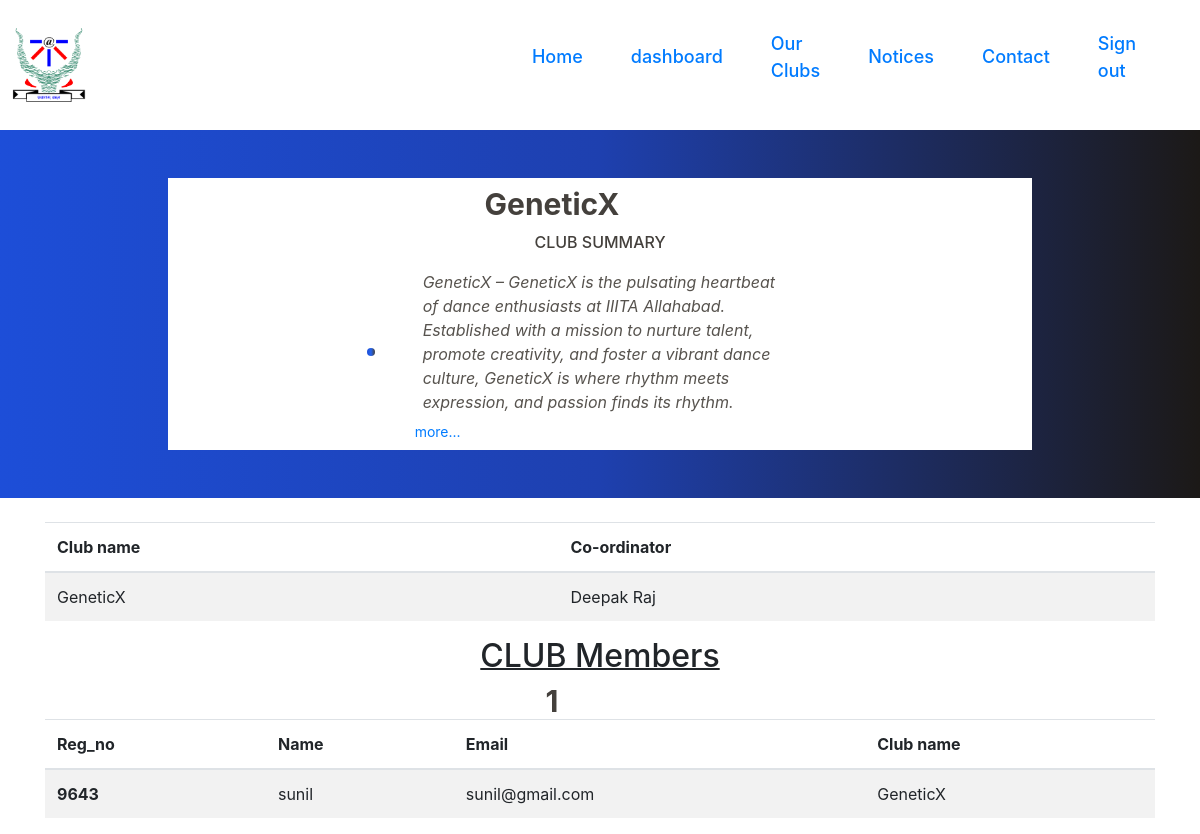
Page /ourclubs/Rostrum.php on the committed database.
### tables this page shows
CREATE TABLE `clubinfo` (
  `club_id` int(4) NOT NULL,
  `club_name` varchar(30) NOT NULL,
  `co_ordinator` varchar(30) NOT NULL,
  `co_ordinator_id` int(4) NOT NULL
);

CREATE TABLE `members` (
  `id` int(5) NOT NULL,
  `name` varchar(20) NOT NULL,
  `email` varchar(30) NOT NULL,
  `club_name` varchar(30) DEFAULT NULL,
  `password` varchar(30) NOT NULL
);

### ourclubs/Rostrum.php (the view, shortened to what this page needs)
<!DOCTYPE html>
<html lang="en">
<head>
    <link
    rel="stylesheet"
    href="https://cdnjs.cloudflare.com/ajax/libs/animate.css/4.1.1/animate.min.css"
  />
</head>
<body>
    <div class="navbarheader">
        <div class="flex justify-center">
            <div class="self-center top-0 w-full max-w-7xl ">
                <div class="flex justify-between items-center text-gray-700">
                    <div class="mx-2 my-4 ">
                      <div class=" md:w-1/6 overflow-hidden ">
                        <img src="../images/aiet-logo.png" alt="" class="" />
                      </div>
                    </div>
                    <ul class="hidden md:flex items-center text-[18px] font-semibold pr-10">
                        <li class="text-stone-600 hover:text-blue-600 hover:font-bold font-medium mx-4 my-1"><a
                                href="../home/home.php">Home</a></li>
                        <li class="text-stone-600 hover:text-blue-600 hover:font-bold font-medium mx-4 my-1"><a href="../dashboard/dashboard.php">
                                dashboard</a></li>
                        <li class="text-stone-600 hover:text-blue-600 hover:font-bold font-medium mx-4 my-1"><a href="../home/clubs.php">Our
                                Clubs</a></li>
                        <li class="text-stone-600 hover:text-blue-600 hover:font-bold font-medium mx-4 my-1"><a
                                href="../home/notice.php">Notices</a></li>
                        <li class="text-stone-600 hover:text-blue-600 hover:font-bold font-medium mx-4 my-1"><a
                                href="../home/contact.php">Contact</a></li>
                        <li class="text-stone-600 hover:text-blue-600 hover:font-bold font-medium mx-4 my-1"><a
                          href="../index.php">Sign out</a></li>
                    </ul>
                </div>
            </div>
           </div>
           <script src="https://cdn.tailwindcss.com"></script>
    </div>
    <div class="flex justify-center bg-gradient-to-r from-blue-700 via-blue-800 to-stone-900 p-4 animate__animated animate__fadeIn">
                                            <div class="flex flex-col justify-center items-center animate__animated animate__slideInDown">
                                                <div class="flex flex-col md:flex-row max-w-7xl justify-center items-center ">
                                                    <div class="overflow-hidden md:w-3/4 m-4 flex justify-center bg-white  ">
                                                        <div class="flex flex-col md:flex-row items-center justify-center md:w-3/4  ">
                                                            <div class=" flex flex-col items-center justify-center flex py-2">
                                                                <div class="text-3xl font-bold text-stone-700 text-center md:-ml-24">GeneticX</div>
                                                                <div class="text-md text-stone-700 font-medium text-center md:-ml-24 m-2">CLUB SUMMARY</div>
                                                                <div class="flex flex-col md:flex-row   items-center justify-center   mx-10">
                                                                    <div
                                                                        class="pl-2 pt-2 bg-gradient-to-r from-blue-700 via-blue-600 to-stone-700 rounded-full ">
                                                                    </div>
                                                                    <div class="flex flex-col w-full md:w-2/3  mx-10">
                                                                        <div class="text-stone-600 font-normal m-2 italic">GeneticX – GeneticX is the pulsating heartbeat of dance enthusiasts at IIITA Allahabad. Established with a mission to nurture talent, promote creativity, and foster a vibrant dance culture, GeneticX is where rhythm meets expression, and passion finds its rhythm.</div>
                                                                        <div class="text-stone-500 text-sm   "><a href="https://www.aiet.org.in/clubs-activities/rostrum/">more...</a></div>
                                                                    </div>
                                                                </div>
                                                            </div>
                                                        </div>
                                                    </div>
                                                </div>
                                            </div>
                                        </div>
                                        <br>
                                        <div class="flex justify-center" >
                                        <?php
include '../dbconnect.php';
?>
<!DOCTYPE html>
<html lang="en">
<head>
    <link rel="stylesheet" href="https://cdn.jsdelivr.net/npm/bootstrap@4.6.2/dist/css/bootstrap.min.css">
    <link rel="stylesheet" href="style.css">
</head>
<body>
    <div class="container">
    <table class="table table-striped">
  <thead>
    <tr>
      <th scope="col">Club name</th>
      <th scope="col">Co-ordinator</th>
    </tr>
  </thead>
  <tbody>
  <?php
$sql ="Select * from `clubinfo` where `club_name` = 'GeneticX'";
$result = mysqli_query($conn,$sql);
if($result){
    while($row=mysqli_fetch_assoc($result)){
          $clubname = $row['club_name'];
          $coordinator = $row['co_ordinator'];
          echo '
          <tr class="animate__animated animate__backInUp">
      <td>'.$clubname.'</td>
      <td>'.$coordinator.'</td>
      </tr>';
    }
}
?>
  </tbody>
</table>
        <h2 class="underline underline-offset-1 text-center text- decoration-2 ">CLUB Members</h2>
        <div class="text-3xl font-bold text-stone-700 text-center md:-ml-24 decoration-8">
        <?php
        $p = "select count(*) as `count` from `members` where `club_name` = 'GeneticX'";
        $result= mysqli_query($conn,$p);
        $row = mysqli_fetch_assoc($result);
        echo $row['count'];
        ?>
</div>
        <table class="table table-striped">
  <thead>
    <tr>
      <th scope="col">Reg_no</th>
      <th scope="col">Name</th>
      <th scope="col">Email</th>
      <th scope="col">Club name</th>
    </tr>
  </thead>
  <tbody>
  <?php
$sql   ="Select * from `members` where `club_name` = 'GeneticX'";
$result = mysqli_query($conn,$sql);
if($result){
    while($row=mysqli_fetch_assoc($result)){
          $id = $row['id'];
          $name = $row['name'];
          $email = $row['email'];
          $club = $row['club_name'];
          echo '
          <tr class="animate__animated animate__backInUp">
      <th scope="row">'.$id.'</th>
      <td>'.$name.'</td>
      <td>'.$email.'</td>
      <td>'.$club.'</td>
    </tr>';
    }
}
?>
  </tbody>
</table>
    </div>
<br>
</body>
</html>

### rows in the picture
clubinfo: club_name "GeneticX", co_ordinator "Deepak Raj"
members: id "9643", name "sunil", email "sunil@gmail.com", club_name "GeneticX"

### other values in the picture
$row['count'] "1"
